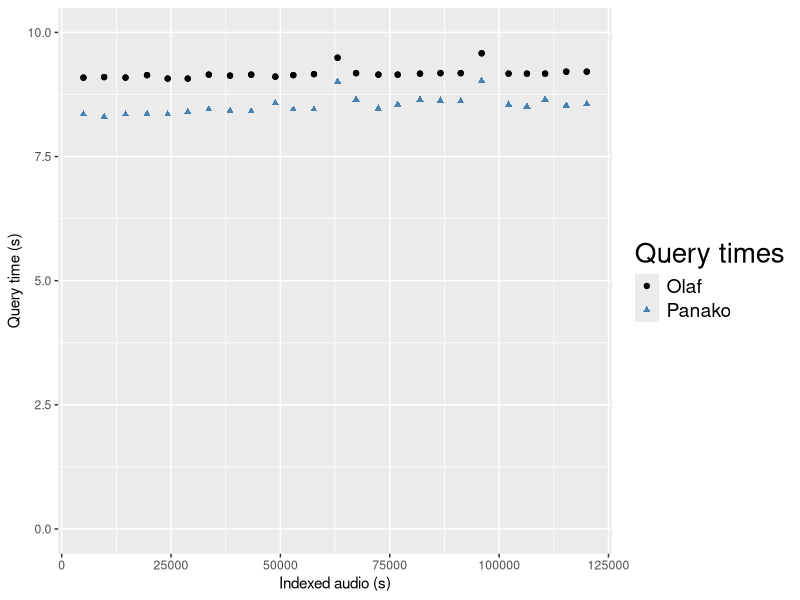
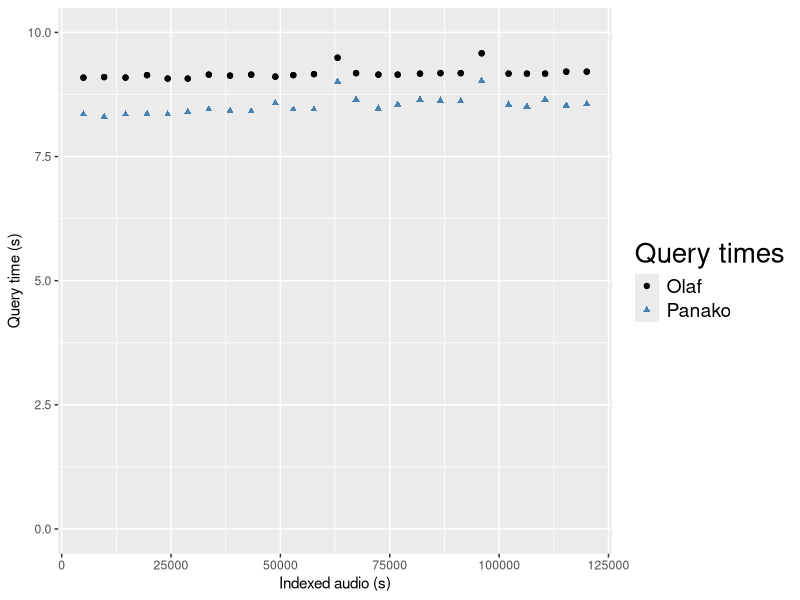

The R script that drew these images, in order:
library(readr)
require(ggplot2)
require(svglite)

bm <- read_csv("olaf_vs_panako.data",show_col_types = FALSE);

diffs = data.frame(diff(as.matrix(bm)))
index_steps = c(bm$index_size[1] , diffs$index_size )
bm$index_steps <- index_steps

a <- ggplot(bm, aes(bm$index_size,bm$olaf_query_time)) +
  geom_point(aes(x = bm$index_size , y = bm$olaf_query_time, colour="Olaf")) +
  geom_point(aes(x = bm$index_size, y = bm$panako_query_time, colour="Panako") , shape="triangle") +
  geom_point(na.rm = TRUE) +
  xlab("Indexed audio (s)") +
  ylab("Query time (s)") +
  ylim(c(0,10))+
  scale_color_manual(name='Query times',
                     breaks=c('Olaf', 'Panako'),
                     values=c('Olaf'='black', 'Panako'='steelblue'))+
  theme(legend.title=element_text(size=20),
        legend.text=element_text(size=14));

ggsave(file="olaf_vs_panako_query.svg", plot=a, width=10, height=8)
a
